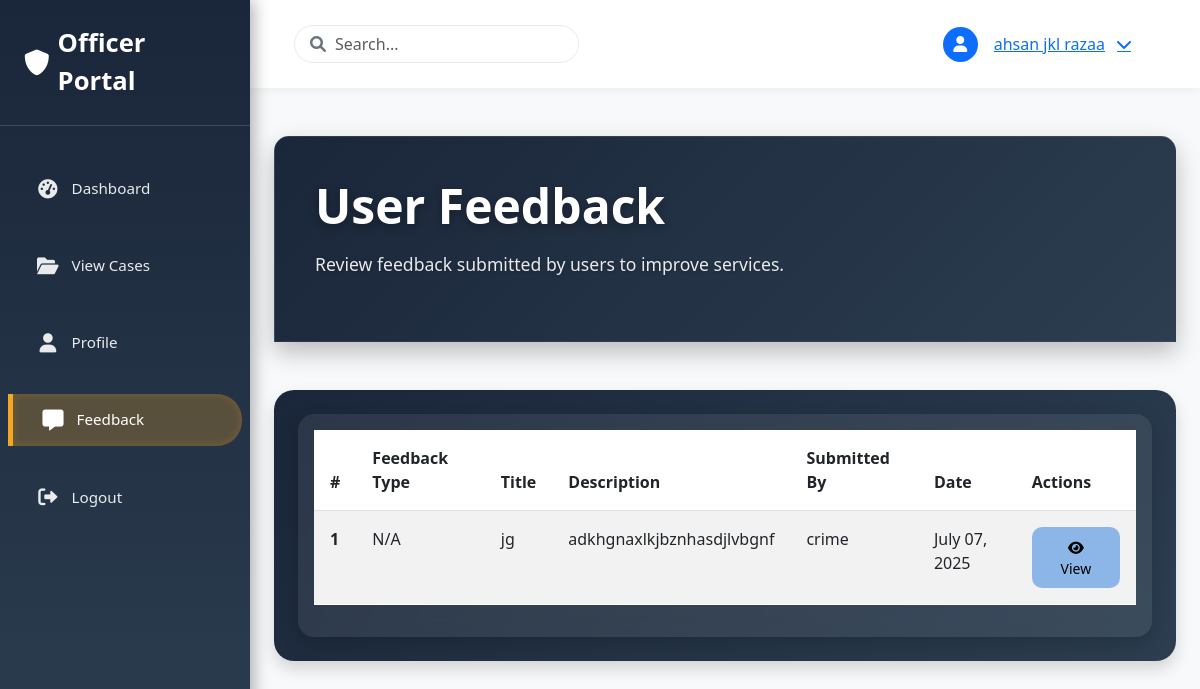
Page /officer/feedback/ (signed in) on the committed database.
### frontend/models.py (models this page shows, shortened)
class User(AbstractUser):
    USER_TYPE_CHOICES = (
        ('user', 'Regular User'),
        ('officer', 'Police Officer'),
        ('admin', 'Admin'),
    )
    RANK_CHOICES = (
        ('IGP', 'Inspector General of Police (IGP)'),
        ('DIG', 'Deputy Inspector General (DIG)'),
        ('SSP', 'Senior Superintendent of Police (SSP)'),
        ('SP', 'Superintendent of Police (SP)'),
        ('DSP', 'Deputy Superintendent of Police (DSP)'),
        ('ASP', 'Assistant Superintendent of Police (ASP)'),
        ('Inspector', 'Inspector'),
        ('SI', 'Sub-Inspector (SI)'),
        ('ASI', 'Assistant Sub-Inspector (ASI)'),
        ('HC', 'Head Constable (HC)'),
        ('Constable', 'Constable'),
    )
    user_type = models.CharField(max_length=10, choices=USER_TYPE_CHOICES, default='user')
    phone_number = models.CharField(max_length=15, blank=True)
    address = models.TextField(blank=True)
    profile_picture = models.ImageField(upload_to='profile_pictures/', blank=True, null=True)
    date_of_birth = models.DateField(null=True, blank=True)
    is_verified = models.BooleanField(default=False)
    created_at = models.DateTimeField(auto_now_add=True)
    updated_at = models.DateTimeField(auto_now=True)
    cnic = models.CharField(max_length=15, unique=True, blank=True, null=True, help_text="Format: 12345-1234567-1")
    rank = models.CharField(max_length=20, choices=RANK_CHOICES, blank=True, null=True)
    cases_closed = models.PositiveIntegerField(default=0, help_text="Number of cases closed by this officer")
    groups = models.ManyToManyField(
        'auth.Group',
        verbose_name=_('groups'),
        blank=True,
        help_text=_(
            'The groups this user belongs to. A user will get all permissions '
            'granted to each of their groups.'
        ),
        related_name='frontend_user_set',
        related_query_name='frontend_user'
    )
    user_permissions = models.ManyToManyField(
        'auth.Permission',
        verbose_name=_('user permissions'),
        blank=True,
        help_text=_('Specific permissions for this user.'),
        related_name='frontend_user_set',
        related_query_name='frontend_user'
    )
    class Meta:
        verbose_name = _('user')
        verbose_name_plural = _('users')
        db_table = 'frontend_user'

### user/models.py (models this page shows, shortened)
class Feedback(models.Model):
    user = models.ForeignKey(User, on_delete=models.CASCADE, related_name='feedback')
    feedback_type = models.CharField(max_length=50, blank=True, help_text="Type of feedback")
    title = models.CharField(max_length=100)
    description = models.TextField()
    created_at = models.DateTimeField(auto_now_add=True)
    updated_at = models.DateTimeField(auto_now=True)
    rating = models.IntegerField(default=0, help_text="Rating out of 5")
    reply = models.TextField(blank=True, null=True, help_text="Reply from the admin or officer")
    reply_date = models.DateTimeField(blank=True, null=True)
    is_resolved = models.BooleanField(default=False)
    class Meta:
        ordering = ['-created_at']
        verbose_name = 'Feedback'
        verbose_name_plural = 'Feedback'

### officer/views.py (the view)
# urls.py: path('feedback/', views.officer_feedback, name='officer_feedback'),
@login_required(login_url='login')
@user_passes_test(is_officer, login_url='login')
def officer_feedback(request):
    feedbacks = Feedback.objects.all().order_by('-created_at')
    paginator = Paginator(feedbacks, 15)  # Show 15 feedbacks per page
    page_number = request.GET.get('page')
    page_obj = paginator.get_page(page_number)
    context = {
        'feedbacks': page_obj,
    }
    return render(request, 'officer_feedback.html', context)

### officer/views.py (called while the page is built)
def is_officer(user):
    return user.user_type == 'officer'

### officer/templates/officer_feedback.html (shortened to what this page needs)
{% extends 'base_officer.html' %}
{% load static %}
{% block content %}
<div class="container-fluid py-4">
    <div class="card-header animate__animated animate__fadeInDown mb-5" style="background: linear-gradient(135deg, #1a2639 0%, #2c3e50 100%); color: white; padding: 2.5rem; border-radius: 20px; box-shadow: 0 10px 25px rgba(0, 0, 0, 0.25), 0 0 1px rgba(255, 255, 255, 0.1); border: 1px solid rgba(255, 255, 255, 0.08); backdrop-filter: blur(15px); position: relative; overflow: hidden;">
        <div class="row align-items-center">
            <div class="col-lg-12">
                <div class="d-flex justify-content-between align-items-start">
                    <h1 class="mb-3 display-5" style="font-weight: 700; text-shadow: 0 3px 8px rgba(0, 0, 0, 0.3);">User Feedback</h1>
                </div>
                <div class="mb-4" style="color: rgba(255, 255, 255, 0.9); text-shadow: 0 1px 3px rgba(0, 0, 0, 0.2); font-size: 1.1rem;">
                    <p>Review feedback submitted by users to improve services.</p>
                </div>
            </div>
        </div>
    </div>
    <div class="card shadow mb-4 animate__animated animate__fadeInUp" style="background: linear-gradient(135deg, #1a2639 0%, #2c3e50 100%); border: none; border-radius: 20px; box-shadow: 0 10px 25px rgba(0, 0, 0, 0.25); overflow: hidden; backdrop-filter: blur(15px);">
        <div class="card-body p-4">
            <div class="table-responsive" style="background: rgba(255, 255, 255, 0.08); border-radius: 16px; box-shadow: 0 8px 20px rgba(0, 0, 0, 0.15); backdrop-filter: blur(10px); padding: 1rem;">
                <table class="table table-striped" style="color: white;">
                    <thead>
                        <tr style="background: rgba(255, 255, 255, 0.1);">
                            <th scope="col" style="padding: 1rem;">#</th>
                            <th scope="col" style="padding: 1rem;">Feedback Type</th>
                            <th scope="col" style="padding: 1rem;">Title</th>
                            <th scope="col" style="padding: 1rem;">Description</th>
                            <th scope="col" style="padding: 1rem;">Submitted By</th>
                            <th scope="col" style="padding: 1rem;">Date</th>
                            <th scope="col" style="padding: 1rem;">Actions</th>
                        </tr>
                    </thead>
                    <tbody>
                        {% for feedback in feedbacks %}
                        <tr style="border-color: rgba(255, 255, 255, 0.1);">
                            <th scope="row" style="padding: 1rem;">{{ forloop.counter }}</th>
                            <td style="padding: 1rem;">N/A</td>
                            <td style="padding: 1rem;">{{ feedback.title }}</td>
                            <td style="padding: 1rem;">{{ feedback.description|truncatewords:10 }}</td>
                            <td style="padding: 1rem;">{{ feedback.user.username }}</td>
                            <td style="padding: 1rem;">{{ feedback.created_at|date:"F d, Y" }}</td>
                            <td style="padding: 1rem;">
                                <button class="btn btn-sm btn-info" style="background: rgba(74, 144, 226, 0.6); border: none;" data-bs-toggle="modal" data-bs-target="#feedbackModal{{ feedback.id }}">
                                    <i class="fas fa-eye"></i> View
                                </button>
                            </td>
                        </tr>
                        {% empty %}
                        <tr>
                            <td colspan="7" class="text-center" style="padding: 2rem; color: rgba(255, 255, 255, 0.7);">No feedback available.</td>
                        </tr>
                        {% endfor %}
                    </tbody>
                </table>
            </div>
        </div>
    </div>
</div>
{% endblock %}

### officer/templates/base_officer.html (shortened to what this page needs)
{% load static %}
<!DOCTYPE html>
<html lang="en">
<head>
    <link href="https://cdn.jsdelivr.net/npm/bootstrap@5.3.0/dist/css/bootstrap.min.css" rel="stylesheet">
    <link href="https://cdnjs.cloudflare.com/ajax/libs/font-awesome/6.0.0/css/all.min.css" rel="stylesheet">
    <link href="https://cdn.jsdelivr.net/npm/sweetalert2@11/dist/sweetalert2.min.css" rel="stylesheet">
    <link href="https://cdnjs.cloudflare.com/ajax/libs/animate.css/4.1.1/animate.min.css" rel="stylesheet">
</head>
<body>
    <nav class="sidebar">
        <div class="sidebar-header">
            <a href="{% url 'officer:officer_home' %}" class="sidebar-brand">
                <i class="fas fa-shield-alt"></i>
                <span>Officer Portal</span>
            </a>
        </div>
        <ul class="nav flex-column mt-4">
            <li class="nav-item">
                <a href="{% url 'officer:officer_home' %}" class="nav-link {% if request.resolver_match.url_name == 'officer_dashboard' or request.resolver_match.url_name == 'officer_home' %}active{% endif %}">
                    <i class="fas fa-tachometer-alt"></i>
                    <span>Dashboard</span>
                </a>
            </li>
            <li class="nav-item">
                <a href="{% url 'officer:case_list' %}" class="nav-link {% if 'case' in request.resolver_match.url_name %}active{% endif %}">
                    <i class="fas fa-folder-open"></i>
                    <span>View Cases</span>
                </a>
            </li>
            <li class="nav-item">
                <a href="{% url 'officer:officer_profile' %}" class="nav-link {% if request.resolver_match.url_name == 'officer_profile' %}active{% endif %}">
                    <i class="fas fa-user"></i>
                    <span>Profile</span>
                </a>
            </li>
            <li class="nav-item">
                <a href="{% url 'officer:officer_feedback' %}" class="nav-link {% if request.resolver_match.url_name == 'officer_feedback' %}active{% endif %}">
                    <i class="fas fa-comment-alt"></i>
                    <span>Feedback</span>
                </a>
            </li>
            <li class="nav-item">
                <a href="{% url 'officer:logout' %}" class="nav-link">
                    <i class="fas fa-sign-out-alt"></i>
                    <span>Logout</span>
                </a>
            </li>
        </ul>
    </nav>
    <div class="main-content">
        <nav class="top-nav">
            <div class="container-fluid">
                <div class="d-flex justify-content-between align-items-center">
                    <div class="nav-search">
                        <i class="fas fa-search"></i>
                        <input type="text" class="form-control" placeholder="Search...">
                    </div>
                    <div class="user-dropdown">
                        <button class="btn btn-link user-dropdown-toggle" type="button" id="userDropdown" data-bs-toggle="dropdown" aria-expanded="false">
                            <div class="user-avatar bg-primary text-white d-flex align-items-center justify-content-center">
                                <i class="fas fa-user"></i>
                            </div>
                            <span class="d-none d-md-inline ms-2">
                                {% if request.user.is_authenticated %}
                                    {% firstof request.user.get_full_name request.user.username 'User' %}
                                {% else %}
                                    Guest
                                {% endif %}
                            </span>
                            <i class="fas fa-chevron-down ms-1"></i>
                        </button>
                    </div>
                </div>
            </div>
        </nav>
        <div class="container-fluid py-4">
            {% block content %}{% endblock %}
        </div>
    </div>
</body>
</html>

### officer/templates/base_officer.html (style rules this page uses)
:root { --primary-color: #4361ee; --secondary-color: #3f37c9; --success-color: #4cc9f0; --warning-color: #f72585; --info-color: #4895ef; --purple-color: #6f42c1; --light-color: #f8f9fa; --dark-color: #212529; }
body { font-family: 'Segoe UI', system-ui, -apple-system, sans-serif; background-color: #f8f9fa; }
.sidebar { background: linear-gradient(180deg, #1a2639 0%, #2c3e50 100%); min-height: 100vh; position: fixed; width: 250px; transition: all 0.3s ease; z-index: 1000; box-shadow: 4px 0 15px rgba(0, 0, 0, 0.3); overflow-y: auto; backdrop-filter: blur(10px); }
.sidebar-header { padding: 1.5rem; border-bottom: 1px solid rgba(255, 255, 255, 0.15); }
.sidebar-brand { color: white; font-size: 1.6rem; font-weight: 700; text-decoration: none; display: flex; align-items: center; gap: 0.5rem; transition: transform 0.3s ease; }
.nav-item { margin: 0.8rem 0; border-radius: 0 25px 25px 0; overflow: hidden; }
.nav-link { color: rgba(255, 255, 255, 0.9); padding: 0.9rem 1.8rem; display: flex; align-items: center; gap: 0.8rem; transition: all 0.3s ease; border-radius: 0 25px 25px 0; margin: 0 0.5rem; font-weight: 500; font-size: 0.95rem; }
.nav-link.active { color: white; background: rgba(245, 166, 35, 0.25); border-left: 5px solid #f5a623; box-shadow: inset 0 0 10px rgba(245, 166, 35, 0.2); }
.nav-link i { width: 22px; text-align: center; font-size: 1.2rem; transition: transform 0.3s ease; }
.nav-link:hover i, .nav-link.active i { transform: scale(1.1); }
.main-content { margin-left: 250px; transition: all 0.3s ease; min-height: 100vh; background-color: #f8f9fa; }
.top-nav { background: white; box-shadow: 0 2px 10px rgba(0, 0, 0, 0.05); padding: 1rem 2rem; position: sticky; top: 0; z-index: 999; }
.nav-search { position: relative; max-width: 400px; }
.nav-search input { padding-left: 2.5rem; border-radius: 20px; border: 1px solid #e9ecef; transition: all 0.3s ease; }
.nav-search i { position: absolute; left: 1rem; top: 50%; transform: translateY(-50%); color: #6c757d; }
.user-dropdown { position: relative; }
.user-dropdown-toggle { display: flex; align-items: center; gap: 0.5rem; padding: 0.5rem; border-radius: 20px; transition: all 0.3s ease; }
.user-avatar { width: 35px; height: 35px; border-radius: 50%; object-fit: cover; }
.card { border: none; border-radius: 15px; box-shadow: 0 5px 15px rgba(0, 0, 0, 0.05); transition: all 0.3s ease; }
.card-header { background: white; border-bottom: 1px solid rgba(0, 0, 0, 0.05); padding: 1.25rem; border-radius: 15px 15px 0 0 !important; }
.btn { border-radius: 10px; padding: 0.6rem 1.5rem; transition: all 0.3s ease; }

### rows in the picture
User: first_name+last_name "ahsan jkl razaa"
Feedback: title "jg", description "adkhgnaxlkjbznhasdjlvbgnf", user.username "crime", created_at "July 07, 2025"
